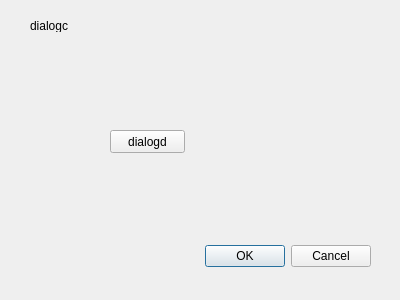
<?xml version="1.0" encoding="UTF-8"?>
<ui version="4.0">
 <class>DialogC</class>
 <widget class="QDialog" name="DialogC">
  <property name="geometry">
   <rect>
    <x>0</x>
    <y>0</y>
    <width>400</width>
    <height>300</height>
   </rect>
  </property>
  <property name="windowTitle">
   <string>Dialog</string>
  </property>
  <widget class="QDialogButtonBox" name="buttonBox">
   <property name="geometry">
    <rect>
     <x>30</x>
     <y>240</y>
     <width>341</width>
     <height>32</height>
    </rect>
   </property>
   <property name="orientation">
    <enum>Qt::Horizontal</enum>
   </property>
   <property name="standardButtons">
    <set>QDialogButtonBox::Cancel|QDialogButtonBox::Ok</set>
   </property>
  </widget>
  <widget class="QPushButton" name="pushButton">
   <property name="geometry">
    <rect>
     <x>110</x>
     <y>130</y>
     <width>75</width>
     <height>23</height>
    </rect>
   </property>
   <property name="text">
    <string>dialogd</string>
   </property>
  </widget>
  <widget class="QLabel" name="label">
   <property name="geometry">
    <rect>
     <x>30</x>
     <y>20</y>
     <width>54</width>
     <height>12</height>
    </rect>
   </property>
   <property name="text">
    <string>dialogc</string>
   </property>
  </widget>
 </widget>
 <resources/>
 <connections>
  <connection>
   <sender>buttonBox</sender>
   <signal>accepted()</signal>
   <receiver>DialogC</receiver>
   <slot>accept()</slot>
   <hints>
    <hint type="sourcelabel">
     <x>248</x>
     <y>254</y>
    </hint>
    <hint type="destinationlabel">
     <x>157</x>
     <y>274</y>
    </hint>
   </hints>
  </connection>
  <connection>
   <sender>buttonBox</sender>
   <signal>rejected()</signal>
   <receiver>DialogC</receiver>
   <slot>reject()</slot>
   <hints>
    <hint type="sourcelabel">
     <x>316</x>
     <y>260</y>
    </hint>
    <hint type="destinationlabel">
     <x>286</x>
     <y>274</y>
    </hint>
   </hints>
  </connection>
 </connections>
</ui>
